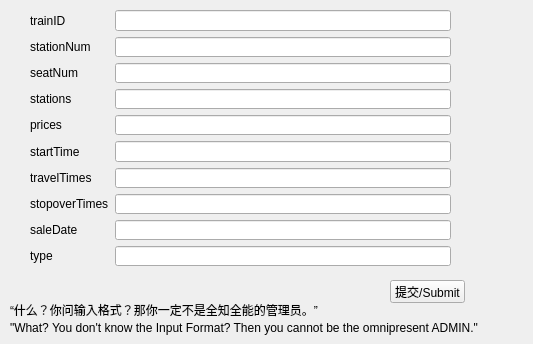
<?xml version="1.0" encoding="UTF-8"?>
<ui version="4.0">
 <class>AddTrain</class>
 <widget class="QWidget" name="AddTrain">
  <property name="geometry">
   <rect>
    <x>0</x>
    <y>0</y>
    <width>533</width>
    <height>344</height>
   </rect>
  </property>
  <property name="windowTitle">
   <string>添加列车 Add Train</string>
  </property>
  <widget class="QWidget" name="gridLayoutWidget">
   <property name="geometry">
    <rect>
     <x>30</x>
     <y>10</y>
     <width>421</width>
     <height>256</height>
    </rect>
   </property>
   <layout class="QGridLayout" name="gridLayout">
    <item row="0" column="1">
     <widget class="QLineEdit" name="lineEdit_0_i"/>
    </item>
    <item row="1" column="1">
     <widget class="QLineEdit" name="lineEdit_1_n"/>
    </item>
    <item row="2" column="1">
     <widget class="QLineEdit" name="lineEdit_2_m"/>
    </item>
    <item row="3" column="1">
     <widget class="QLineEdit" name="lineEdit_3_s"/>
    </item>
    <item row="4" column="1">
     <widget class="QLineEdit" name="lineEdit_4_p"/>
    </item>
    <item row="5" column="1">
     <widget class="QLineEdit" name="lineEdit_5_x"/>
    </item>
    <item row="6" column="1">
     <widget class="QLineEdit" name="lineEdit_6_t"/>
    </item>
    <item row="7" column="1">
     <widget class="QLineEdit" name="lineEdit_7_o"/>
    </item>
    <item row="8" column="1">
     <widget class="QLineEdit" name="lineEdit_8_d"/>
    </item>
    <item row="9" column="1">
     <widget class="QLineEdit" name="lineEdit_9_y"/>
    </item>
    <item row="2" column="0">
     <widget class="QLabel" name="label_3_n">
      <property name="text">
       <string>seatNum</string>
      </property>
     </widget>
    </item>
    <item row="1" column="0">
     <widget class="QLabel" name="label_2_p">
      <property name="text">
       <string>stationNum</string>
      </property>
     </widget>
    </item>
    <item row="4" column="0">
     <widget class="QLabel" name="label_5_g">
      <property name="text">
       <string>prices</string>
      </property>
     </widget>
    </item>
    <item row="0" column="0">
     <widget class="QLabel" name="label_1_u">
      <property name="text">
       <string>trainID</string>
      </property>
     </widget>
    </item>
    <item row="3" column="0">
     <widget class="QLabel" name="label_4_m">
      <property name="text">
       <string>stations</string>
      </property>
     </widget>
    </item>
    <item row="5" column="0">
     <widget class="QLabel" name="label">
      <property name="text">
       <string>startTime</string>
      </property>
     </widget>
    </item>
    <item row="6" column="0">
     <widget class="QLabel" name="label_2">
      <property name="text">
       <string>travelTimes</string>
      </property>
     </widget>
    </item>
    <item row="7" column="0">
     <widget class="QLabel" name="label_3">
      <property name="text">
       <string>stopoverTimes</string>
      </property>
     </widget>
    </item>
    <item row="8" column="0">
     <widget class="QLabel" name="label_4">
      <property name="text">
       <string>saleDate</string>
      </property>
     </widget>
    </item>
    <item row="9" column="0">
     <widget class="QLabel" name="label_5">
      <property name="text">
       <string>type</string>
      </property>
     </widget>
    </item>
   </layout>
  </widget>
  <widget class="QPushButton" name="do_add_train">
   <property name="geometry">
    <rect>
     <x>390</x>
     <y>280</y>
     <width>75</width>
     <height>23</height>
    </rect>
   </property>
   <property name="text">
    <string>提交/Submit</string>
   </property>
  </widget>
  <widget class="QLabel" name="label_6">
   <property name="geometry">
    <rect>
     <x>10</x>
     <y>300</y>
     <width>321</width>
     <height>20</height>
    </rect>
   </property>
   <property name="text">
    <string>“什么？你问输入格式？那你一定不是全知全能的管理员。”</string>
   </property>
  </widget>
  <widget class="QLabel" name="label_7">
   <property name="geometry">
    <rect>
     <x>10</x>
     <y>320</y>
     <width>491</width>
     <height>16</height>
    </rect>
   </property>
   <property name="text">
    <string>&quot;What? You don't know the Input Format? Then you cannot be the omnipresent ADMIN.&quot;</string>
   </property>
  </widget>
 </widget>
 <resources/>
 <connections/>
</ui>
